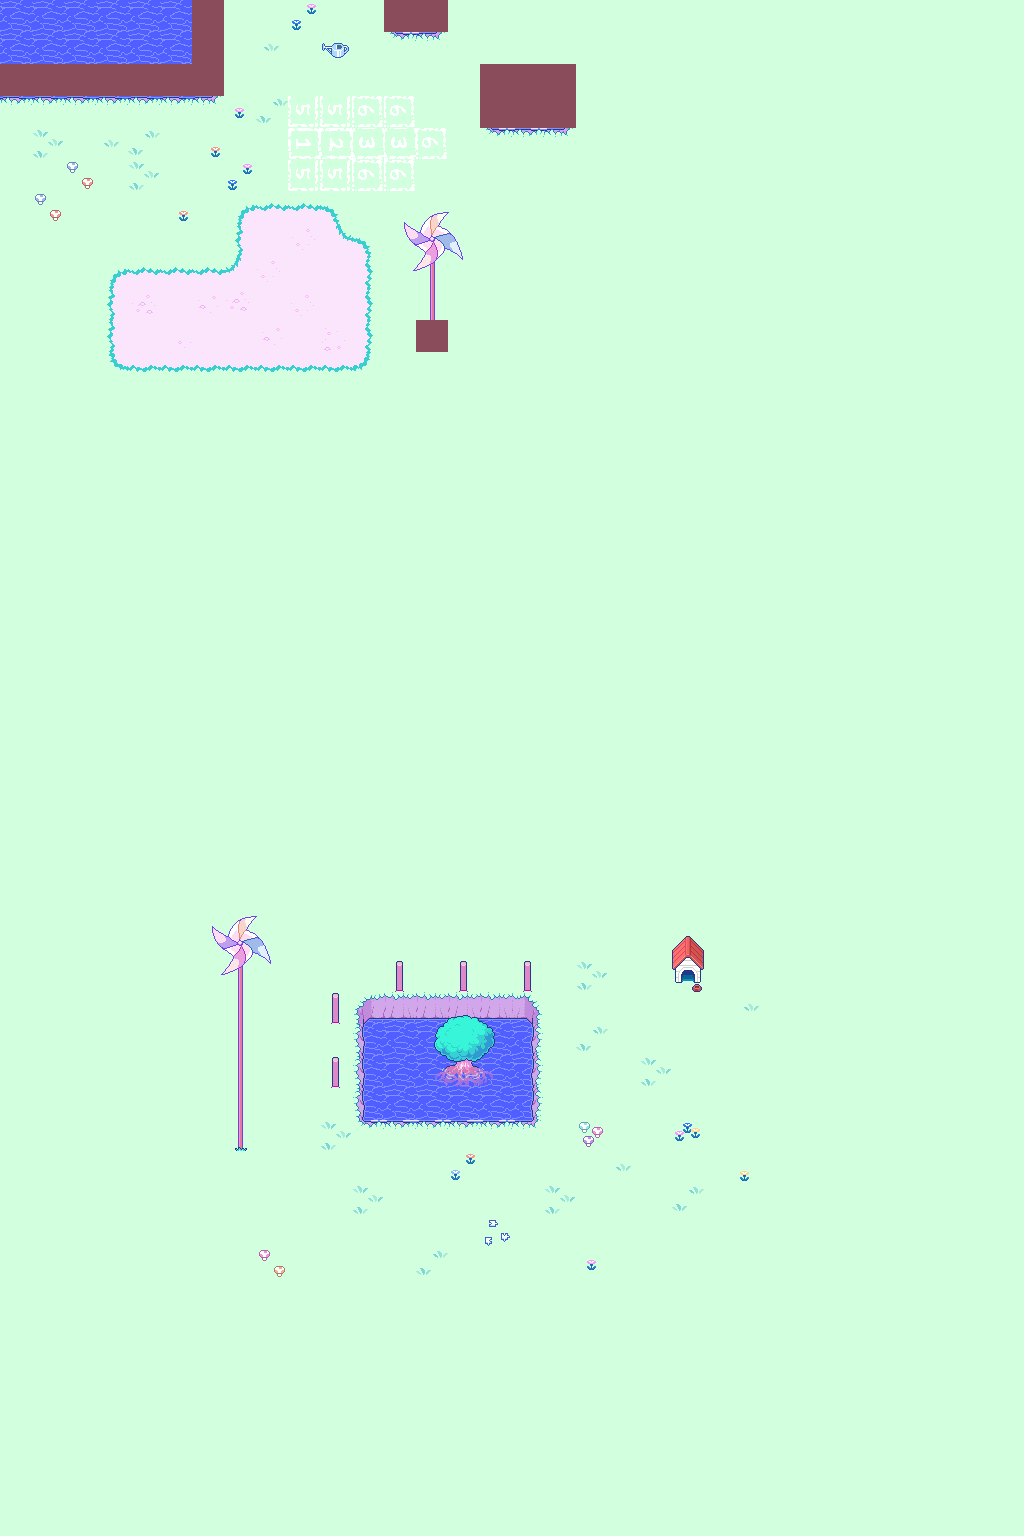

A 2D game scene composited from a Tiled map and its tileset images. What follows is a short description and the map's XML, with each tile layer's data collapsed to a summary:
An orthogonal 32x48 tile map with 32x32 px tiles, 6 tile layers (Path, Water, Ground, Details, ...) and 6 objects (3x enemy, starting_point, starting_position, idk).

<map version="1.9" tiledversion="1.9.2" orientation="orthogonal" renderorder="left-down" width="32" height="48" tilewidth="32" tileheight="32" infinite="0" nextlayerid="10" nextobjectid="8">
 <tileset firstgid="1" source="../tileset/DW_VastForest.tsx" />
 <layer id="7" name="Path" width="32" height="48">
  <properties>
   <property name="playerAboveThis" type="bool" value="false" />
  </properties>
  <data>[1536 cells, 1536 non-empty, 1 distinct tile ids]</data>
 </layer>
 <layer id="2" name="Water" width="32" height="48">
  <properties>
   <property name="playerAboveThis" type="bool" value="false" />
  </properties>
  <data>[1536 cells, 59 non-empty, 3 distinct tile ids]</data>
 </layer>
 <layer id="1" name="Ground" width="32" height="48">
  <properties>
   <property name="playerAboveThis" type="bool" value="true" />
  </properties>
  <data>[1536 cells, 1486 non-empty, 22 distinct tile ids]</data>
 </layer>
 <layer id="3" name="Details" width="32" height="48">
  <data>[1536 cells, 80 non-empty, 43 distinct tile ids]</data>
 </layer>
 <objectgroup id="5" name="Object">
  <object id="1" name="starting_point" x="496" y="1393" />
  <object id="2" class="starting_position" x="224" y="64" width="32" height="32" />
  <object id="4" class="idk" x="160" y="160" width="32" height="32" />
  <object id="5" class="enemy" x="288" y="256" width="32" height="32">
   <properties>
    <property name="tex" value="resources/img/sprites/characters/ENEMY_BUNNIES.png" />
    <property name="tex_offset_u" type="int" value="0" />
    <property name="tex_offset_v" type="int" value="0" />
   </properties>
  </object>
  <object id="6" class="enemy" x="160" y="288" width="32" height="32">
   <properties>
    <property name="tex" value="resources/img/sprites/characters/ENEMY_BUNNIES.png" />
    <property name="tex_offset_u" type="int" value="9" />
    <property name="tex_offset_v" type="int" value="0" />
   </properties>
  </object>
  <object id="7" class="enemy" x="224" y="320" width="32" height="32">
   <properties>
    <property name="tex" value="resources/img/sprites/characters/ENEMY_MOLES.png" />
    <property name="tex_offset_u" type="int" value="0" />
    <property name="tex_offset_v" type="int" value="0" />
   </properties>
  </object>
 </objectgroup>
 <layer id="4" name="DetailsOverlay" width="32" height="48">
  <properties>
   <property name="playerAboveThis" type="bool" value="false" />
  </properties>
  <data>[1536 cells, 18 non-empty, 9 distinct tile ids]</data>
 </layer>
 <layer id="9" name="Solid" width="32" height="48">
  <data>[1536 cells, 18 non-empty, 1 distinct tile ids]</data>
 </layer>
</map>
